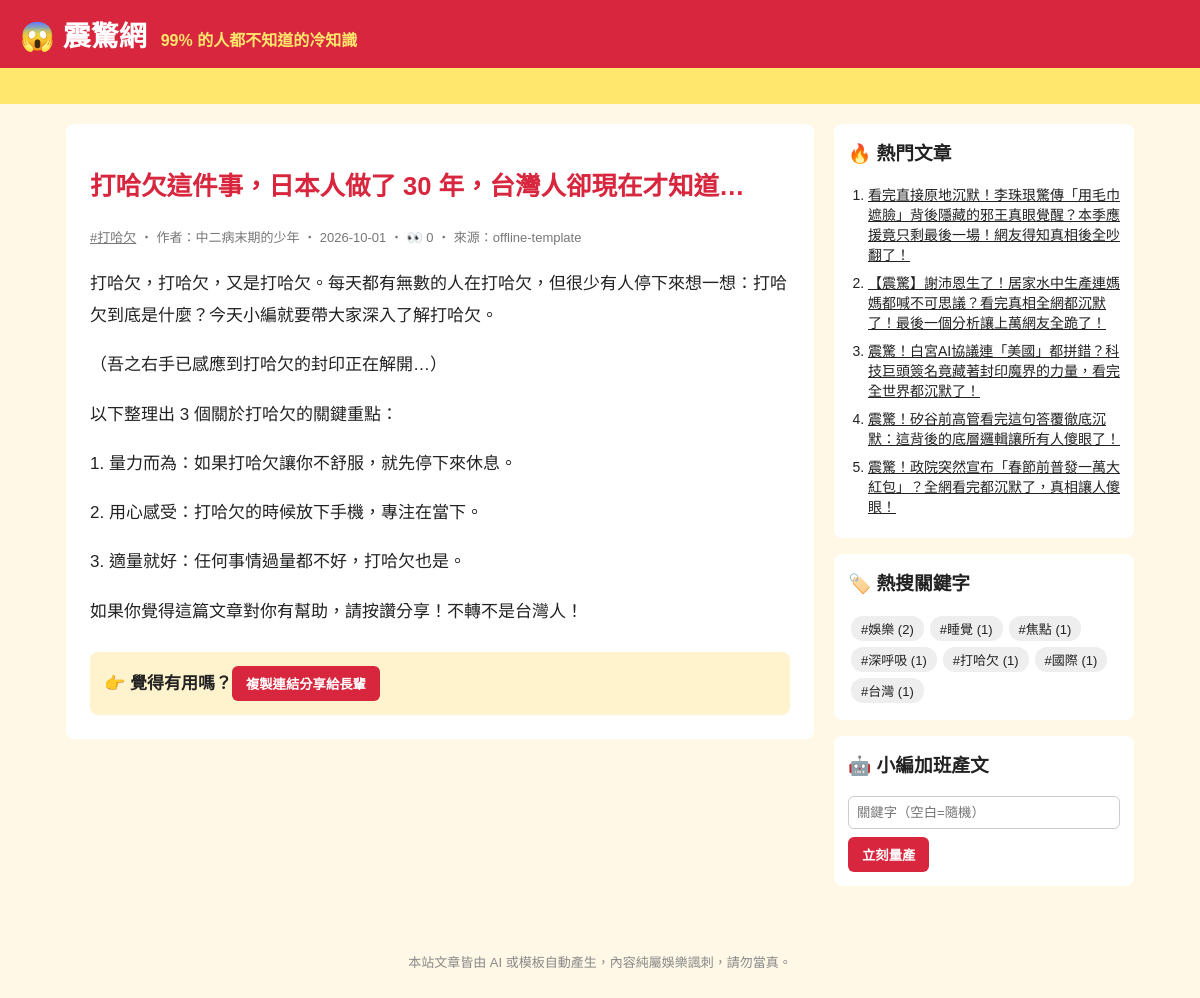
The page /article/2/ on the database as committed earlier.
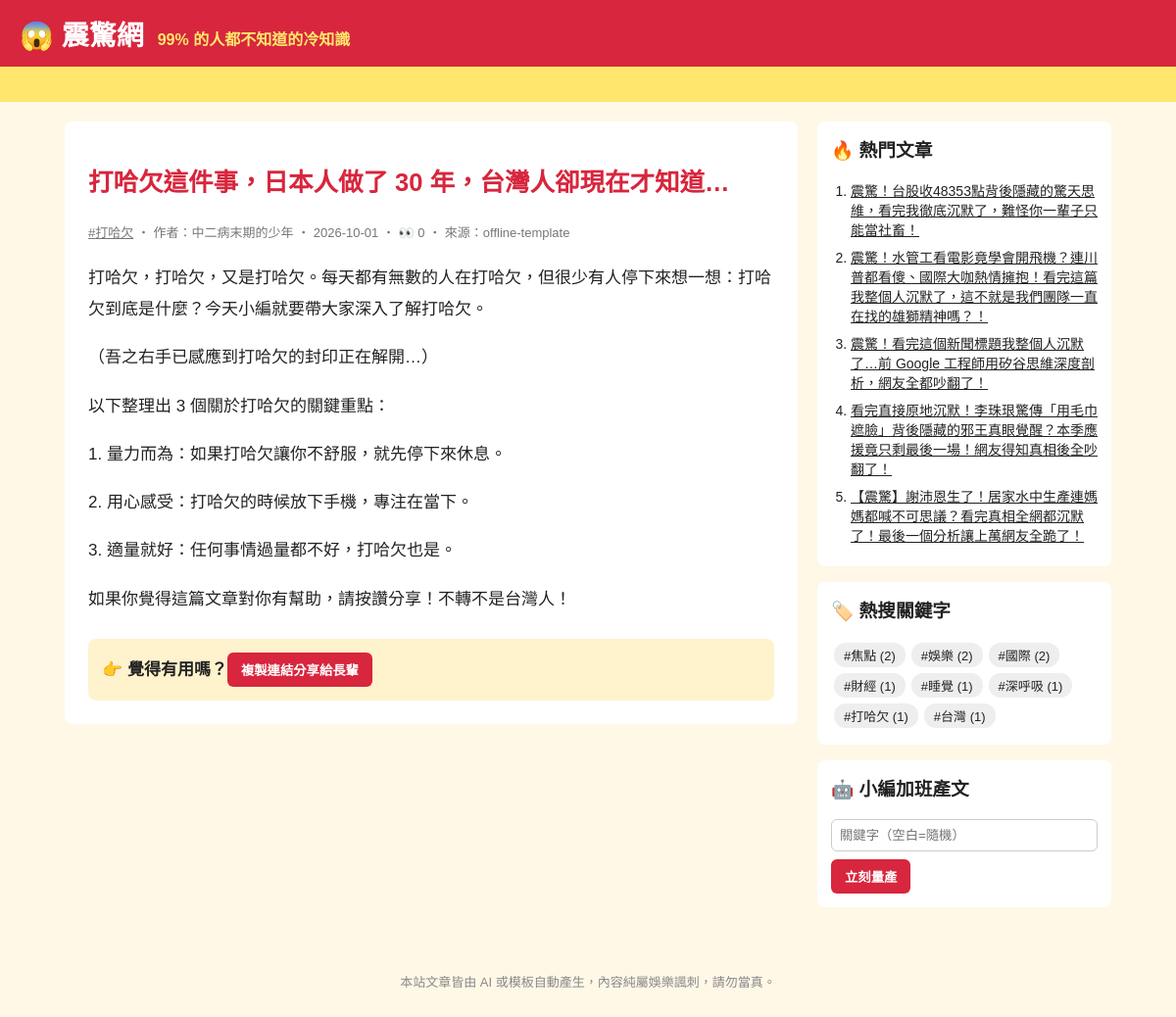
The same page on the database as committed later.
### tables this page shows
CREATE TABLE articles (
                id         INTEGER PRIMARY KEY AUTOINCREMENT,
                keyword    TEXT NOT NULL,
                persona    TEXT NOT NULL,
                title      TEXT NOT NULL,
                content    TEXT NOT NULL,
                source     TEXT NOT NULL,
                views      INTEGER NOT NULL DEFAULT 0,
                created_at TEXT NOT NULL
            , news_title TEXT, news_url TEXT);

### app.py (the view)
@app.route("/article/<int:article_id>/")
def article(article_id):
    art = db.get_article(article_id, count_view=not app.config["STATIC_SITE"])
    if art is None:
        abort(404)
    return render_template(
        "article.html", a=art, paragraphs=art["content"].split("\n\n"), comments=db.list_comments(article_id)
    )

### app.py (called while the page is built)
@app.context_processor
def sidebar():
    return {"hot": db.hot_articles(), "tags": db.keywords(), "static_site": app.config["STATIC_SITE"]}

### db.py (called while the page is built)
def connect():
    conn = sqlite3.connect(DB_PATH)
    conn.row_factory = sqlite3.Row
    return conn

def list_comments(article_id):
    with connect() as conn:
        return conn.execute("SELECT * FROM comments WHERE article_id = ? ORDER BY id", (article_id,)).fetchall()

def hot_articles(limit=5):
    with connect() as conn:
        return conn.execute("SELECT * FROM articles ORDER BY views DESC, id DESC LIMIT ?", (limit,)).fetchall()

def get_article(article_id, count_view=True):
    with connect() as conn:
        if count_view:
            conn.execute("UPDATE articles SET views = views + 1 WHERE id = ?", (article_id,))
        return conn.execute("SELECT * FROM articles WHERE id = ?", (article_id,)).fetchone()

def keywords():
    with connect() as conn:
        return conn.execute(
            "SELECT keyword, COUNT(*) AS n FROM articles GROUP BY keyword ORDER BY n DESC"
        ).fetchall()

### templates/article.html (shortened to what this page needs)
{% extends "base.html" %}
{% block content %}
<article class="post">
  <h1>{{ a.title }}</h1>
  <p class="meta">
    <a href="{{ url_for('tag', keyword=a.keyword) }}">#{{ a.keyword }}</a>
    ‧ 作者：{{ a.persona }} ‧ {{ a.created_at[:10] }}{% if not static_site %} ‧ 👀 {{ a.views }}{% endif %} ‧ 來源：{{ a.source }}
  </p>
  {% for p in paragraphs %}<p>{{ p }}</p>{% endfor %}
  <div class="share">👉 覺得有用嗎？<button onclick="navigator.clipboard.writeText(location.href);this.textContent='已複製連結！快分享！'">複製連結分享給長輩</button></div>
</article>
{% endblock %}

### templates/base.html (shortened to what this page needs)
<!doctype html>
<html lang="zh-Hant">
<head>
  <link rel="stylesheet" href="{{ url_for('static', filename='style.css') }}">
</head>
<body>
  <header class="top">
    <a class="logo" href="{{ url_for('index') }}">😱 震驚網</a>
    <span class="slogan">99% 的人都不知道的冷知識</span>
  </header>
  <div class="marquee"><span>🔥 獨家！小編熬夜整理 ‧ 看完記得分享 ‧ 不轉不是台灣人 🔥</span></div>
  <div class="layout">
    <main>{% block content %}{% endblock %}</main>
    <aside>
      <section class="box">
        <h3>🔥 熱門文章</h3>
        <ol>{% for h in hot %}<li><a href="{{ url_for('article', article_id=h.id) }}">{{ h.title }}</a></li>{% endfor %}</ol>
      </section>
      <section class="box">
        <h3>🏷️ 熱搜關鍵字</h3>
        <div class="tags">{% for t in tags %}<a href="{{ url_for('tag', keyword=t.keyword) }}">#{{ t.keyword }} ({{ t.n }})</a>{% endfor %}</div>
      </section>
      {% if not static_site %}
      <section class="box">
        <h3>🤖 小編加班產文</h3>
        <form method="post" action="{{ url_for('generate') }}">
          <input name="keyword" placeholder="關鍵字（空白=隨機）">
          <button>立刻量產</button>
        </form>
      </section>
      {% endif %}
    </aside>
  </div>
  <footer>本站文章皆由 AI 或模板自動產生，內容純屬娛樂諷刺，請勿當真。</footer>
</body>
</html>

Rows that differ between the two databases and show on the page:
no longer on this page (row unchanged): articles: title "震驚！白宮AI協議連「美國」都拼錯？科技巨頭簽名竟藏著封印魔界的力量，看完全世界都沉默了！"
no longer on this page (row unchanged): articles: title "震驚！矽谷前高管看完這句答覆徹底沉默：這背後的底層邏輯讓所有人傻眼了！"
no longer on this page (row unchanged): articles: title "震驚！政院突然宣布「春節前普發一萬大紅包」？全網看完都沉默了，真相讓人傻眼！"
added articles: title "震驚！台股收48353點背後隱藏的驚天思維，看完我徹底沉默了，難怪你一輩子只能當社畜！"
added articles: title "震驚！水管工看電影竟學會開飛機？連川普都看傻、國際大咖熱情擁抱！看完這篇我整個人沉默了，這不就是我們團隊一直在找的雄獅精神嗎？！"
added articles: title "震驚！看完這個新聞標題我整個人沉默了…前 Google 工程師用矽谷思維深度剖析，網友全都吵翻了！"
Other text that changed with them:
new list line: "# 焦點 ( 2 )"
new list line: "# 國際 ( 2 )"
new list line: "# 財經 ( 1 )"
list line gone: "# 焦點 ( 1 )"
list line gone: "# 國際 ( 1 )"
